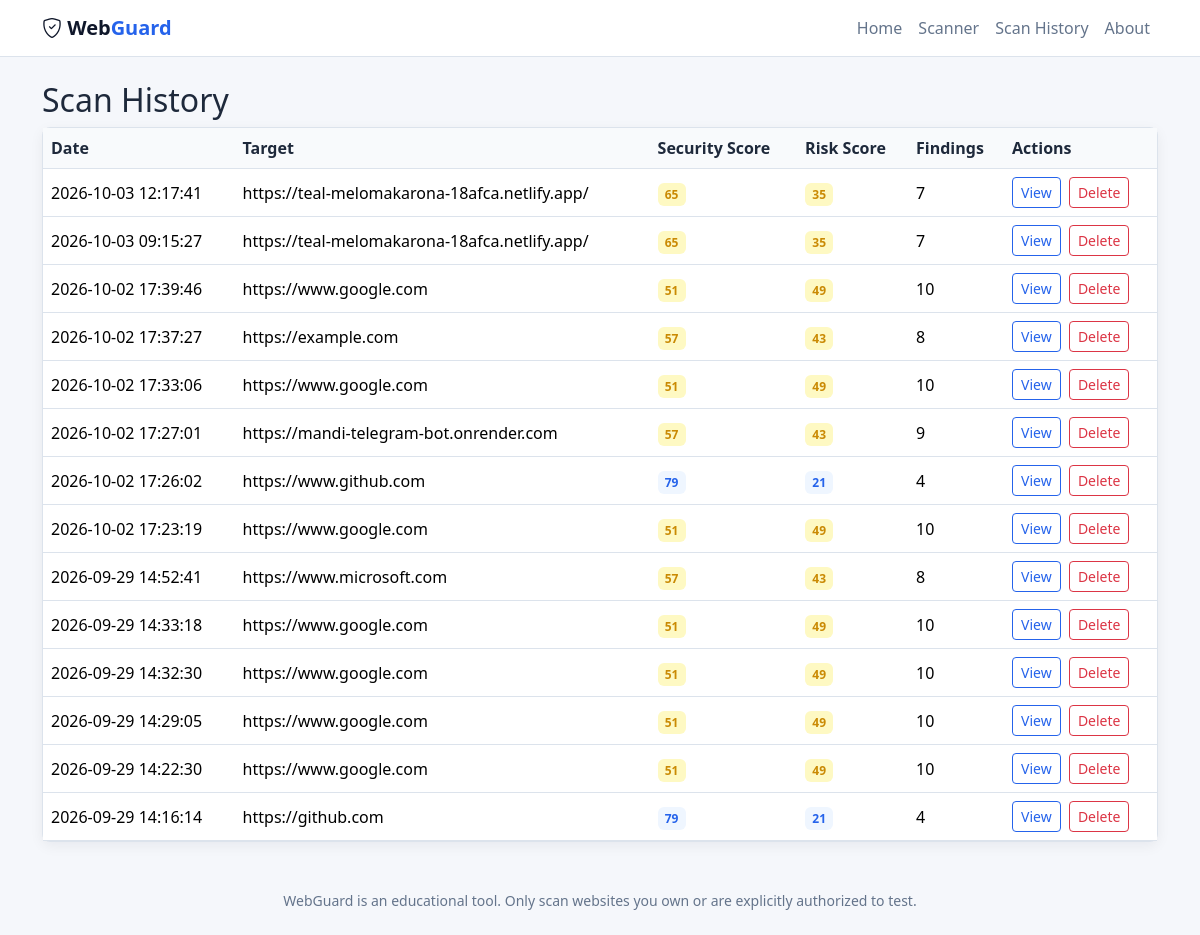
The app's page /history with its own data.
### tables this page shows
CREATE TABLE scans (
            scan_id INTEGER PRIMARY KEY AUTOINCREMENT, target_url TEXT NOT NULL, scan_date TEXT NOT NULL,
            security_score INTEGER, total_findings INTEGER, critical_count INTEGER, high_count INTEGER,
            medium_count INTEGER, low_count INTEGER, result_json TEXT NOT NULL);

### app.py (the view)
@app.route("/history")
def history():
    return render_template("history.html", scans=db.list_scans())

### models/database.py (called while the page is built)
def _conn():
    os.makedirs(os.path.dirname(config.DATABASE), exist_ok=True)
    c = sqlite3.connect(config.DATABASE)
    c.row_factory = sqlite3.Row
    return c

def list_scans():
    with _conn() as c:
        rows = c.execute("SELECT * FROM scans ORDER BY scan_id DESC LIMIT 200").fetchall()
        results = []
        for r in rows:
            d = dict(r)
            if "security_score" in d and d["security_score"] is not None:
                d["risk_score"] = 100 - d["security_score"]
            else:
                d["risk_score"] = 0
            results.append(d)
        return results

### templates/history.html (shortened to what this page needs)
{% extends "base.html" %}{% block title %}History - WebGuard{% endblock %}{% block content %}
<h2>Scan History</h2>
<div class="card wg-card">
    <div class="table-responsive">
        <table class="table table-hover align-middle mb-0">
            <thead>
                <tr>
                    <th>Date</th>
                    <th>Target</th>
                    <th>Security Score</th>
                    <th>Risk Score</th>
                    <th>Findings</th>
                    <th>Actions</th>
                </tr>
            </thead>
            <tbody>
                {% for s in scans %}<tr>
                    <td>{{ s.scan_date }}</td>
                    <td class="text-break">{{ s.target_url }}</td>
                    <td><span
                            class="wg-badge {{ 'b-pass' if s.security_score >= 90 else 'b-info' if s.security_score >= 75 else 'b-warning' if s.security_score >= 50 else 'b-high' if s.security_score >= 25 else 'b-critical' }}">{{
                            s.security_score }}</span></td>
                    <td><span
                            class="wg-badge {{ 'b-pass' if s.risk_score <= 10 else 'b-info' if s.risk_score <= 25 else 'b-warning' if s.risk_score <= 50 else 'b-high' if s.risk_score <= 75 else 'b-critical' }}">{{
                            s.risk_score }}</span></td>
                    <td>{{ s.total_findings }}</td>
                    <td>
                        <a class="btn btn-sm btn-outline-primary"
                            href="{{ url_for('dashboard', scan_id=s.scan_id) }}">View</a>
                        <button class="btn btn-sm btn-outline-danger ms-1"
                            onclick="deleteScan({{ s.scan_id }})">Delete</button>
                    </td>
                </tr>
                {% else %}<tr>
                    <td colspan="6" class="text-center text-secondary py-4">No scans yet. <a
                            href="{{ url_for('scanner_page') }}">Run your first scan</a>.</td>
                </tr>{% endfor %}
            </tbody>
        </table>
    </div>
</div>
{% endblock %}

### templates/base.html (shortened to what this page needs)
<!doctype html>
<html lang="en"><head>
<link href="https://cdn.jsdelivr.net/npm/bootstrap@5.3.3/dist/css/bootstrap.min.css" rel="stylesheet">
<link href="https://cdn.jsdelivr.net/npm/bootstrap-icons@1.11.3/font/bootstrap-icons.min.css" rel="stylesheet">
<link href="{{ url_for('static', filename='css/style.css') }}" rel="stylesheet">
</head><body>
<nav class="navbar navbar-expand-md wg-nav no-print"><div class="container">
  <a class="navbar-brand" href="{{ url_for('index') }}"><i class="bi bi-shield-check"></i> Web<span>Guard</span></a>
  <div class="collapse navbar-collapse" id="nv"><ul class="navbar-nav ms-auto">
    <li class="nav-item"><a class="nav-link" href="{{ url_for('index') }}">Home</a></li>
    <li class="nav-item"><a class="nav-link" href="{{ url_for('scanner_page') }}">Scanner</a></li>
    <li class="nav-item"><a class="nav-link" href="{{ url_for('history') }}">Scan History</a></li>
    <li class="nav-item"><a class="nav-link" href="{{ url_for('about') }}">About</a></li>
  </ul></div>
</div></nav>
<main class="container py-4">{% block content %}{% endblock %}</main>
<footer class="text-center text-secondary small py-4 no-print">WebGuard is an educational tool. Only scan websites you own or are explicitly authorized to test.</footer>
</body></html>

### static/css/style.css (style rules this page uses)
:root { --bg:#F5F7FB;--panel:#FFFFFF;--line:#DCE3EC;--text-primary:#1E293B;--text-secondary:#64748B;--blue-primary:#2563EB;--accent:#0891B2;--pass:#16A34A;--warn:#CA8A04;--high:#EA580C;--crit:#DC2626;--soft-blue:#EFF6FF;--code-bg:#F1F5F9;--code-text:#334155 }
body { background:var(--bg);color:var(--text-primary);min-height:100vh }
.wg-nav { background:var(--panel);border-bottom:1px solid var(--line) }
.navbar-brand { color:#0f172a!important;font-weight:700 }
.navbar-brand span,.accent { color:var(--blue-primary) }
.nav-link { color:var(--text-secondary)!important }
.wg-card { background:var(--panel);border:1px solid var(--line);box-shadow:0 4px 14px rgba(15,23,42,0.06);border-radius:8px;color:var(--text-primary) }
.btn-outline-primary { color:var(--blue-primary);border-color:var(--blue-primary) }
.wg-badge { padding:.25em .6em;border-radius:6px;font-size:.75rem;font-weight:700 }
.b-warning { background:#FEF9C3;color:var(--warn) }
.b-info { background:var(--soft-blue);color:var(--blue-primary) }
.text-secondary { color: #64748B !important; }
.table { color: var(--text-primary); border-color: var(--line); }
.table th { background: #F8FAFC; color: var(--text-primary); border-bottom-color: var(--line); }
.table td { border-color: var(--line); }

### records on screen
scans: scan_date "2026-10-03 12:17:41", target_url "https://teal-melomakarona-18afca.netlify.app/", security_score "65", risk_score "35", total_findings "7"
scans: scan_date "2026-10-03 09:15:27", target_url "https://teal-melomakarona-18afca.netlify.app/", security_score "65", risk_score "35", total_findings "7"
scans: scan_date "2026-10-02 17:39:46", target_url "https://www.google.com", security_score "51", risk_score "49", total_findings "10"
scans: scan_date "2026-10-02 17:37:27", target_url "https://example.com", security_score "57", risk_score "43", total_findings "8"
scans: scan_date "2026-10-02 17:33:06", target_url "https://www.google.com", security_score "51", risk_score "49", total_findings "10"
scans: scan_date "2026-10-02 17:27:01", target_url "https://mandi-telegram-bot.onrender.com", security_score "57", risk_score "43", total_findings "9"
scans: scan_date "2026-10-02 17:26:02", target_url "https://www.github.com", security_score "79", risk_score "21", total_findings "4"
scans: scan_date "2026-10-02 17:23:19", target_url "https://www.google.com", security_score "51", risk_score "49", total_findings "10"
scans: scan_date "2026-09-29 14:52:41", target_url "https://www.microsoft.com", security_score "57", risk_score "43", total_findings "8"
scans: scan_date "2026-09-29 14:33:18", target_url "https://www.google.com", security_score "51", risk_score "49", total_findings "10"
scans: scan_date "2026-09-29 14:32:30", target_url "https://www.google.com", security_score "51", risk_score "49", total_findings "10"
scans: scan_date "2026-09-29 14:29:05", target_url "https://www.google.com", security_score "51", risk_score "49", total_findings "10"
scans: scan_date "2026-09-29 14:22:30", target_url "https://www.google.com", security_score "51", risk_score "49", total_findings "10"
scans: scan_date "2026-09-29 14:16:14", target_url "https://github.com", security_score "79", risk_score "21", total_findings "4"
